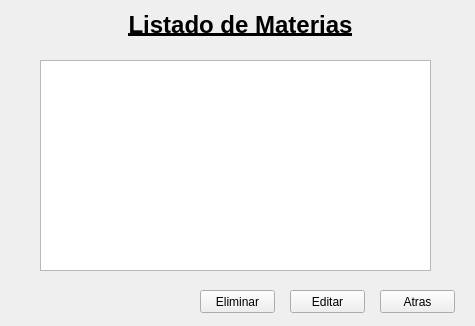
<?xml version="1.0" encoding="UTF-8"?>
<ui version="4.0">
 <class>lista</class>
 <widget class="QMainWindow" name="lista">
  <property name="enabled">
   <bool>true</bool>
  </property>
  <property name="geometry">
   <rect>
    <x>0</x>
    <y>0</y>
    <width>475</width>
    <height>326</height>
   </rect>
  </property>
  <property name="windowTitle">
   <string>Listado de Materia</string>
  </property>
  <property name="styleSheet">
   <string notr="true"/>
  </property>
  <widget class="QWidget" name="centralwidget">
   <widget class="QPushButton" name="atras">
    <property name="geometry">
     <rect>
      <x>380</x>
      <y>290</y>
      <width>75</width>
      <height>23</height>
     </rect>
    </property>
    <property name="styleSheet">
     <string notr="true"/>
    </property>
    <property name="text">
     <string>Atras</string>
    </property>
   </widget>
   <widget class="QLabel" name="label_5">
    <property name="geometry">
     <rect>
      <x>120</x>
      <y>10</y>
      <width>241</width>
      <height>31</height>
     </rect>
    </property>
    <property name="text">
     <string>&lt;html&gt;&lt;head/&gt;&lt;body&gt;&lt;p align=&quot;center&quot;&gt;&lt;span style=&quot; font-size:18pt; font-weight:600; text-decoration: underline;&quot;&gt;Listado de Materias&lt;/span&gt;&lt;/p&gt;&lt;/body&gt;&lt;/html&gt;</string>
    </property>
   </widget>
   <widget class="QPushButton" name="editarl">
    <property name="enabled">
     <bool>true</bool>
    </property>
    <property name="geometry">
     <rect>
      <x>290</x>
      <y>290</y>
      <width>75</width>
      <height>23</height>
     </rect>
    </property>
    <property name="text">
     <string>Editar</string>
    </property>
   </widget>
   <widget class="QPushButton" name="eliminarl">
    <property name="enabled">
     <bool>true</bool>
    </property>
    <property name="geometry">
     <rect>
      <x>200</x>
      <y>290</y>
      <width>75</width>
      <height>23</height>
     </rect>
    </property>
    <property name="text">
     <string>Eliminar</string>
    </property>
   </widget>
   <widget class="QTableWidget" name="tableWidget">
    <property name="geometry">
     <rect>
      <x>40</x>
      <y>60</y>
      <width>391</width>
      <height>211</height>
     </rect>
    </property>
   </widget>
  </widget>
 </widget>
 <resources/>
 <connections>
  <connection>
   <sender>atras</sender>
   <signal>clicked(bool)</signal>
   <receiver>lista</receiver>
   <slot>close()</slot>
   <hints>
    <hint type="sourcelabel">
     <x>417</x>
     <y>301</y>
    </hint>
    <hint type="destinationlabel">
     <x>237</x>
     <y>162</y>
    </hint>
   </hints>
  </connection>
 </connections>
</ui>
